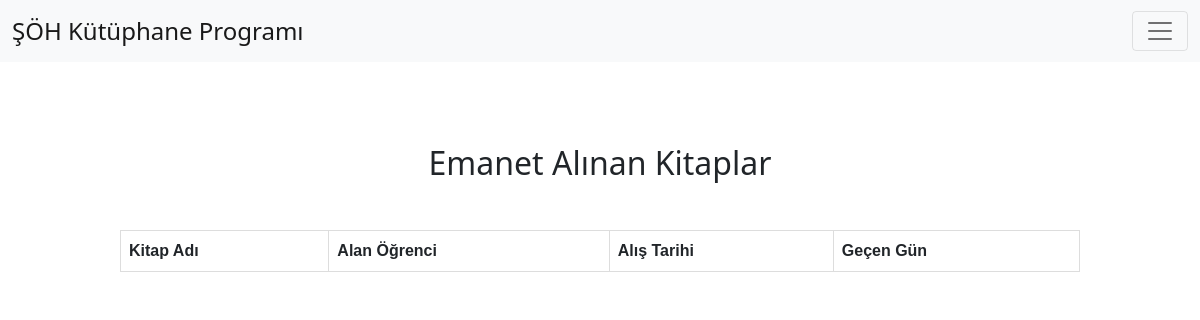
The app's page /book/relics/ (signed in), older data.
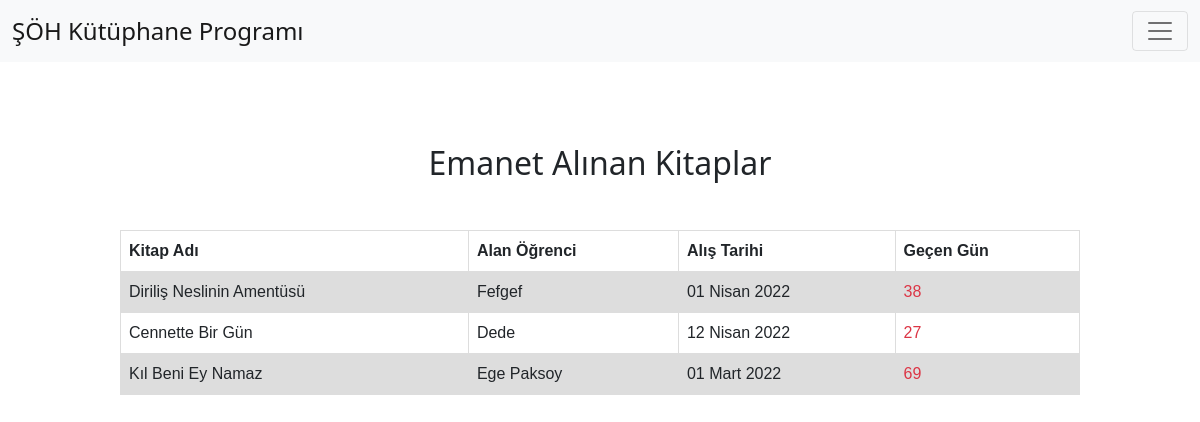
The same page, newer data.
### kitap/models.py (models this page shows, shortened)
class Book(models.Model):
  tags = [
    ("islami","İslami"),
    ("felsefe","Felsefe"),
    ("tarih","Tarih"),
    ("biyografi","Biyografi"),
    ("deneme","Deneme"),
    ("edebiyat", "Edebiyat"),
    ("yabancı dil", "Yabancı Dil"),
    ("fen bilimleri", "Fen bilimleri"),
    ("roman", "Roman"),
    ("din", "Din"),
  ]
  book_name = models.CharField(verbose_name="Kitabın Adı (Sorumlu kisi doldurmalı)", max_length=100, blank=False)
  book_writer = models.CharField(verbose_name="Kitabın Yazarı (Sorumlu kisi doldurmalı)", max_length=100, blank=False)
  book_date = models.DateField(verbose_name="Kitabın Yayınlanma Tarihi (Sorumlu kisi doldurmalı)", blank=True, null=True)
  book_tag = models.CharField(verbose_name="Kitabın Kategorisi (Sorumlu kişi doldurmalı", max_length=20, choices=tags, null=True, blank=True)
  alan_og = models.CharField(verbose_name="Kitabı Alan Ogrenci (Program Kendi dolduracak)", max_length=150, blank=True, null=True)
  alis_tar = models.DateField(verbose_name="Kitabın Verilme Tarihi (Program Kendi dolduracak)", blank=True, null=True)
  teslim_tar = models.DateField(verbose_name="Kitabın Teslim Tarihi (Program Kendi dolduracak)", blank=True, null=True)
  alan_ogrenciler_json = jsonfield.JSONField(verbose_name="Kitabı daha önce ödünç almış öğrenciler (Program Kendi dolduracak)", null=True, blank=True)

### kitap/views.py (the view)
# urls.py: path('relics/', views.book_relics, name="relics"),
def book_relics(req):
  if req.user.is_authenticated:
    tags = ["islami", "felsefe", "tarih", "biyografi", "edebiyat", "din", "yabancı dil", "fen bilimleri", "deneme", "roman"]
    book_rent = Rent.objects.all().first()
    all_books = Book.objects.all()
    today = datetime.date.today()
    latebooks = []
    if book_rent.idler != None:
      for book in book_rent.idler:
        latebooks.append([all_books.filter(id=book).first(), (today-all_books.filter(id=book).first().alis_tar).days])
    return render(req, "relics.html", context={"latebooks": latebooks})
  return redirect("login")

### templates/relics.html (shortened to what this page needs)
{% extends 'base.html' %}
{% block body %}
  <div style="width: 80%; margin: 9rem auto 5rem auto;">
    <h2 style="text-align: center; margin-bottom: 3rem;">Emanet Alınan Kitaplar</h2>
    <table id="tbla" >
      <tr>
        <th>Kitap Adı</th>
        <th>Alan Öğrenci</th>
        <th>Alış Tarihi</th>
        <th>Geçen Gün</th>
      </tr>
      {% for latebook in latebooks %}
      <tr>
        <td>{{ latebook.0.book_name|lower|title }}</td>
        <td>{{ latebook.0.alan_og|lower|title }}</td>
        <td>{{ latebook.0.alis_tar }}</td>
        {% if latebook.1 > 15 %}
        <td class="text text-danger">{{ latebook.1 }}</td>
        {% else %}
        <td class="text text-success">{{ latebook.1 }}</td>
        {% endif %}
      </tr>
      {% endfor %}
    </table>
  </div>
{% endblock body %}

Row changes from the older to the newer data that the page shows:
now on this page (row edited): Book: book_name "Diriliş Neslinin Amentüsü", alan_og "Fefgef", alis_tar "01 Nisan 2022", latebook "38"
now on this page (row edited): Book: book_name "Cennette Bir Gün", alan_og "Dede", alis_tar "12 Nisan 2022", latebook "27"
now on this page (row edited): Book: book_name "Kıl Beni Ey Namaz", alan_og "Ege Paksoy", alis_tar "01 Mart 2022", latebook "69"
